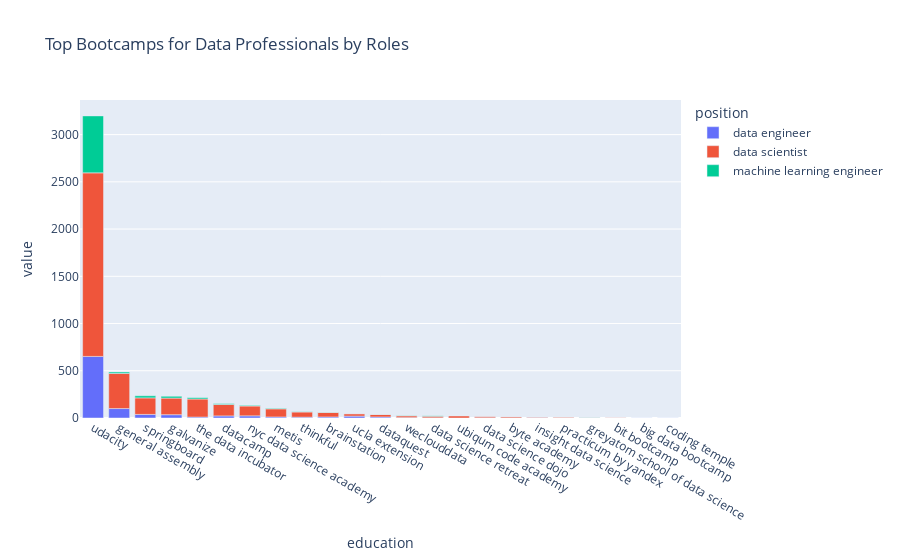

This figure's notebook cell:
### Code cell
import pandas as pd  
import plotly.express as px  

df = pd.read_pickle("data/bootcamps.pkl")
fig = px.bar(df, x='education', y='value', color='position', title='Top Bootcamps for Data Professionals by Roles').update_xaxes(
    categoryorder='total descending')
fig

### Figure 1 — Plotly figure (JSON) as saved in the notebook; plotly's stock layout.template omitted (floating-point values rounded to 4 significant figures)
{"data": [{"alignmentgroup": "True", "hovertemplate": "position=data engineer<br>education=%{x}<br>value=%{y}<extra></extra>", "legendgroup": "data engineer", "marker": {"color": "#636efa", "pattern": {"shape": ""}}, "name": "data engineer", "offsetgroup": "data engineer", "orientation": "v", "showlegend": true, "textposition": "auto", "type": "bar", "x": ["udacity", "general assembly", "springboard", "galvanize", "nyc data science academy", "datacamp", "ucla extension", "brainstation", "dataquest", "metis", "the data incubator", "thinkful", "weclouddata", "insight data science", "data science dojo", "data science retreat", "big data bootcamp", "byte academy", "coding temple"], "xaxis": "x", "y": [652, 100, 38, 35, 23, 22, 20, 11, 11, 11, 10, 9, 4, 3, 2, 2, 1, 1, 1], "yaxis": "y"}, {"alignmentgroup": "True", "hovertemplate": "position=data scientist<br>education=%{x}<br>value=%{y}<extra></extra>", "legendgroup": "data scientist", "marker": {"color": "#EF553B", "pattern": {"shape": ""}}, "name": "data scientist", "offsetgroup": "data scientist", "orientation": "v", "showlegend": true, "textposition": "auto", "type": "bar", "x": ["udacity", "general assembly", "the data incubator", "galvanize", "springboard", "datacamp", "nyc data science academy", "metis", "thinkful", "brainstation", "dataquest", "ucla extension", "ubiqum code academy", "weclouddata", "data science retreat", "data science dojo", "byte academy", "practicum by yandex", "insight data science", "greyatom school of data science", "bit bootcamp"], "xaxis": "x", "y": [1943, 372, 191, 176, 175, 121, 104, 86, 55, 48, 26, 23, 21, 19, 17, 11, 10, 6, 5, 3, 2], "yaxis": "y"}, {"alignmentgroup": "True", "hovertemplate": "position=machine learning engineer<br>education=%{x}<br>value=%{y}<extra></extra>", "legendgroup": "machine learning engineer", "marker": {"color": "#00cc96", "pattern": {"shape": ""}}, "name": "machine learning engineer", "offsetgroup": "machine learning engineer", "orientation": "v", "showlegend": true, "textposition": "auto", "type": "bar", "x": ["udacity", "springboard", "galvanize", "general assembly", "the data incubator", "datacamp", "nyc data science academy", "metis", "data science retreat", "thinkful", "weclouddata", "brainstation", "greyatom school of data science", "dataquest"], "xaxis": "x", "y": [603, 22, 19, 15, 14, 9, 7, 6, 4, 3, 3, 2, 2, 1], "yaxis": "y"}], "layout": {"barmode": "relative", "legend": {"title": {"text": "position"}, "tracegroupgap": 0}, "title": {"text": "Top Bootcamps for Data Professionals by Roles"}, "xaxis": {"anchor": "y", "categoryorder": "total descending", "domain": [0, 1], "title": {"text": "education"}}, "yaxis": {"anchor": "x", "domain": [0, 1], "title": {"text": "value"}}}}
